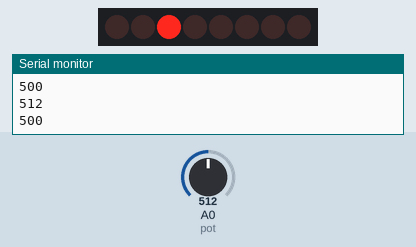
Recording of a sketch running on a simulated Arduino Uno, built with avr-gcc and run on an emulated ATmega328P. Shown: 8 shift-register outputs drawn as a row of LEDs (first output left, lit = HIGH), the last lines printed to the serial monitor. Wiring (inferred from the names in the program): shift register (74HC595): data pin 8; shift clock pin 10; latch pin 9. Wiring (inferred from the signals the program sends): row of LEDs: on Q0, Q1, Q2, Q3, Q4, Q5, Q6, Q7. The test bench sets the inputs (shaded band); at power-on: A0 (pot) = 512.

Above: at 1.3 s.
1.4 s: A0 (pot) set to 533
At 1.95 s:
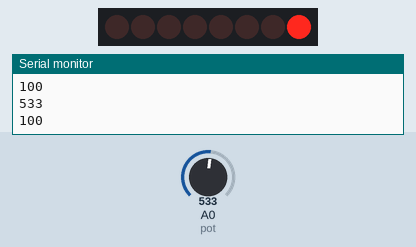
At 2.45 s:
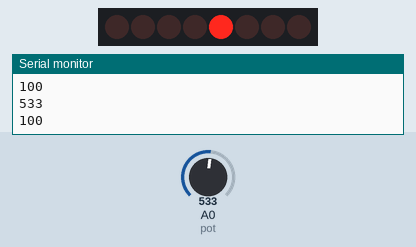
3.3 s: A0 (pot) set to 513
4.8 s: A0 (pot) set to 716
At 5.16 s:
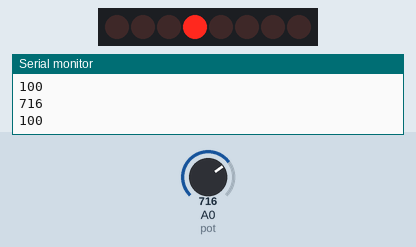
6.3 s: A0 (pot) set to 511
Timing chart, 0 to 8.8 s (numbered marks = the images above; inputs shaded):
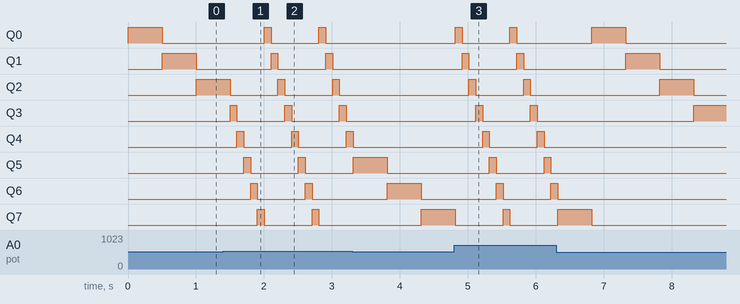

The sketch:

KnightRider_H5.ino
```cpp
#include <SPI.h>

int shiftPin = 10;  //Zum Reinschieben der Daten mit SH_CP des 74HC595
int storePin = 9;   //Übertragen auf Ausgabepin mit ST_CP
int dataPin = 8;    //wo die Daten hinsollen
int pot=A0;


int counter = 0;
unsigned long  currentTime=0;
unsigned long  previousTime=0;
//Maximum value for potenziometer is 1023
int pMax = 523;
int delayTime;


byte AussenNachInnen[] =
{
  B10000001, B01000010, B00100100, B00011000,
  B00100100, B01000010, B10000001
};


void setup() {
  pinMode(storePin, OUTPUT);
  pinMode(shiftPin, OUTPUT);
  pinMode(dataPin, OUTPUT);
  Serial.begin(9600);


}

void loop()
{
  unsigned long currentTime = millis();


  byte LED = B10000000;

  // die letzte LED bleibt an
  for (int i = 0; i <= 7; i++)
  {
    //
    int potvalue = analogRead(pot);
    // Ausgaberegister ausschalten
    digitalWrite(storePin, 0);
    // Print the value of the potentiometer
    Serial.println(potvalue);

    // Bits von rechts in das Register schieben
    shiftOut(dataPin, shiftPin, LSBFIRST, LED);

    // Ausgaberegister einschalten
    digitalWrite(storePin, 1);


    LED = LED >> 1;
    previousTime=currentTime;
    delayTime = 500 - (potvalue / pMax) * 400;
    //print the delay time
    Serial.println(delayTime);
    delay(delayTime);

  }

}
```
